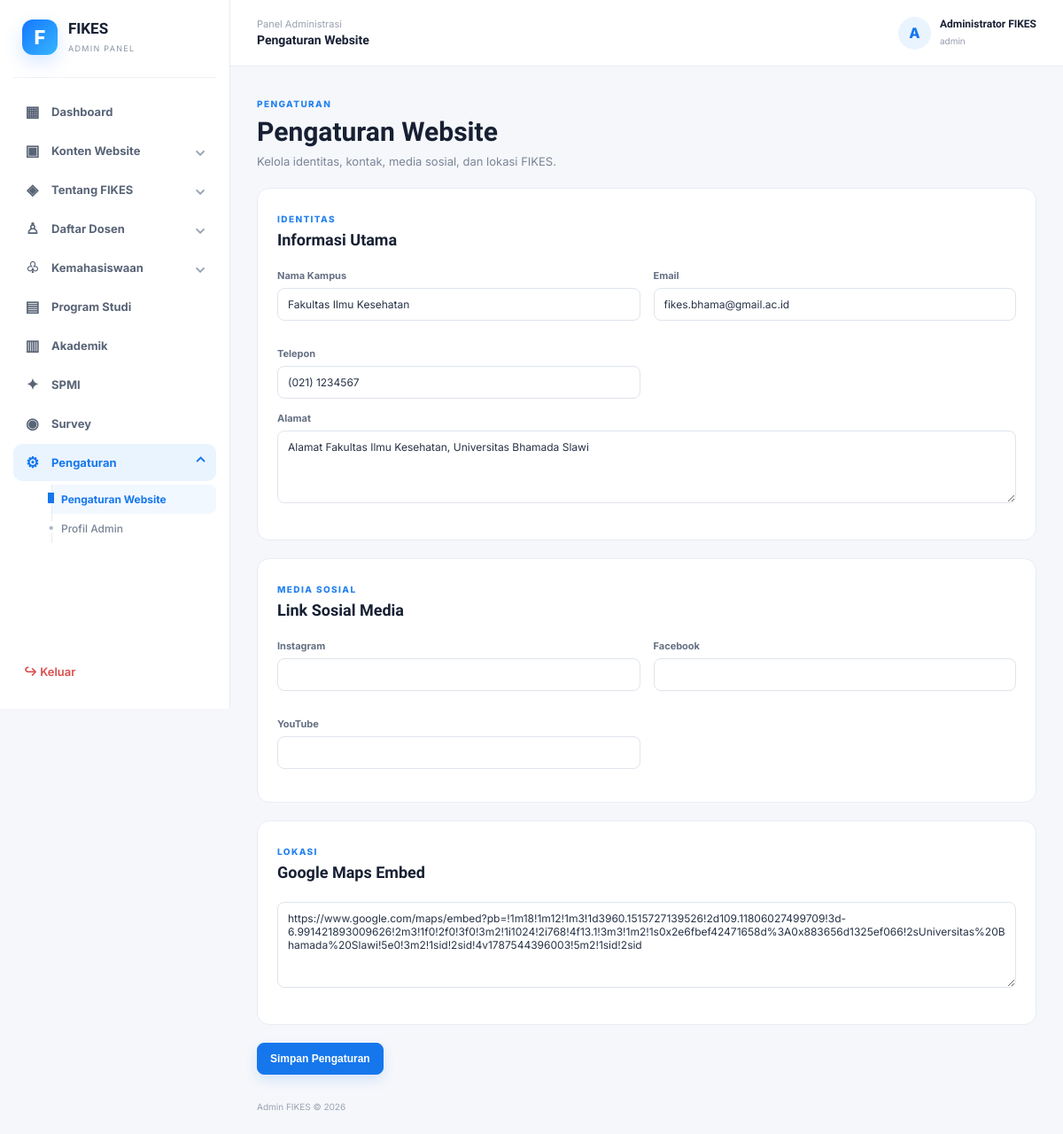
The app's page /admin/modules/pengaturan/index.php (signed in), older data.
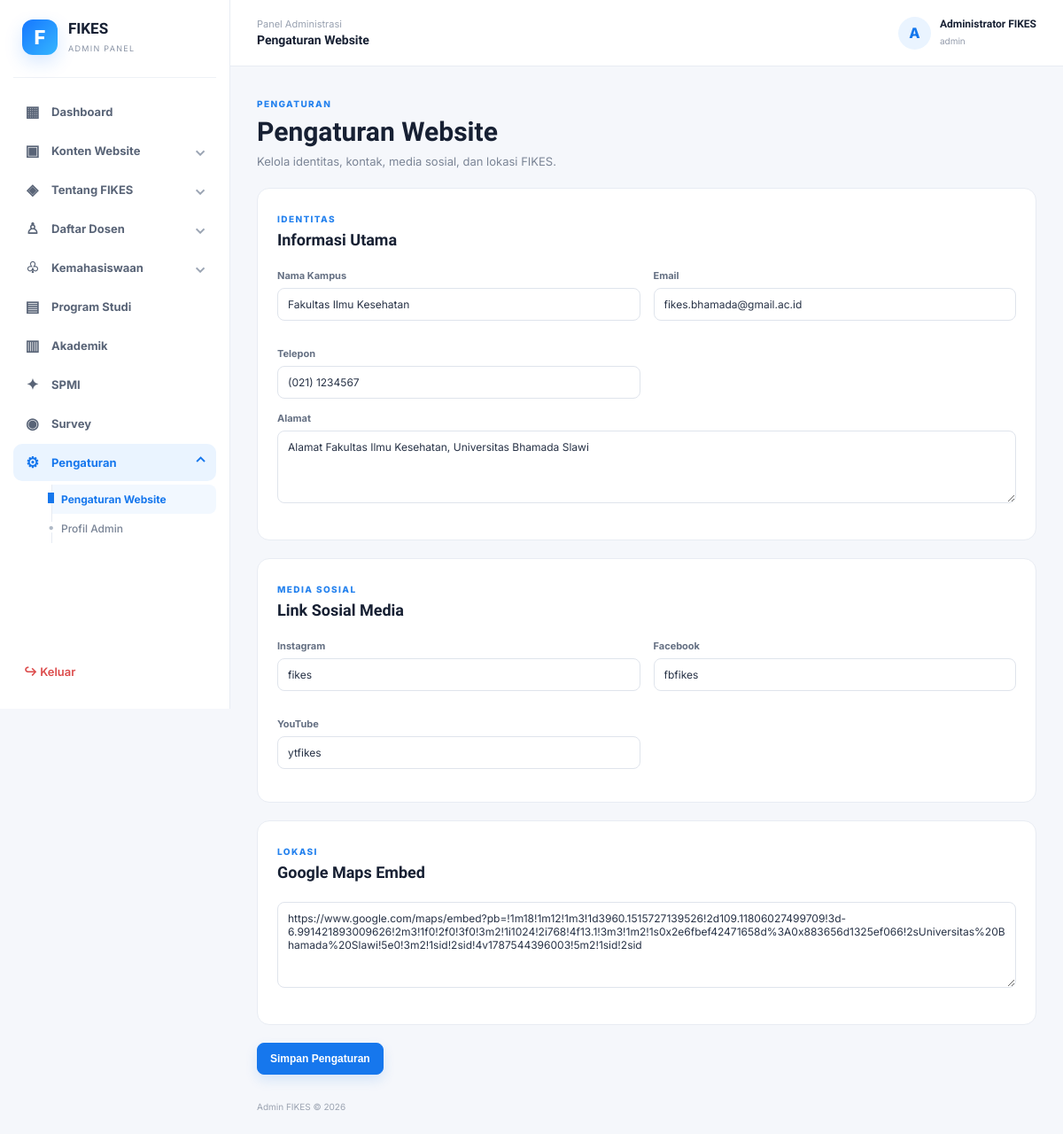
The same page, newer data.
### tables this page shows
CREATE TABLE `pengaturan` (
  `id` int(10) UNSIGNED NOT NULL,
  `nama_kampus` varchar(180) DEFAULT 'Fakultas Ilmu Kesehatan',
  `email` varchar(150) DEFAULT 'info@fikes.ac.id',
  `telepon` varchar(50) DEFAULT '(021) 1234567',
  `alamat` text DEFAULT NULL,
  `instagram` varchar(255) DEFAULT NULL,
  `facebook` varchar(255) DEFAULT NULL,
  `youtube` varchar(255) DEFAULT NULL,
  `maps_embed` text DEFAULT NULL
);

### admin/config/auth.php (called while the page is built, shortened)
<?php
function e($value)
{
  return htmlspecialchars($value ?? '', ENT_QUOTES, 'UTF-8');
}

### admin/modules/pengaturan/index.php (the view, shortened to what this page needs)
<?php
$page_title='Pengaturan Website'; require_once __DIR__.'/../../config/auth.php';
$d=$pdo->query("SELECT * FROM pengaturan WHERE id=1")->fetch();require __DIR__.'/../../includes/header.php';?>
<div class="page-head"><div><span class="eyebrow">PENGATURAN</span><h1>Pengaturan Website</h1><p>Kelola identitas, kontak, media sosial, dan lokasi FIKES.</p></div></div>
<form method="post"><div class="panel"><div class="panel-head"><div><span class="eyebrow">IDENTITAS</span><h2>Informasi Utama</h2></div></div><div class="form-grid"><div><label>Nama Kampus</label><input name="nama_kampus" value="<?=e($d['nama_kampus'])?>"></div><div><label>Email</label><input name="email" type="email" value="<?=e($d['email'])?>"></div><div><label>Telepon</label><input name="telepon" value="<?=e($d['telepon'])?>"></div></div><label>Alamat</label><textarea name="alamat" rows="4"><?=e($d['alamat'])?></textarea></div>
<div class="panel"><div class="panel-head"><div><span class="eyebrow">MEDIA SOSIAL</span><h2>Link Sosial Media</h2></div></div><div class="form-grid"><div><label>Instagram</label><input name="instagram" value="<?=e($d['instagram'])?>"></div><div><label>Facebook</label><input name="facebook" value="<?=e($d['facebook'])?>"></div><div><label>YouTube</label><input name="youtube" value="<?=e($d['youtube'])?>"></div></div></div>
<div class="panel"><div class="panel-head"><div><span class="eyebrow">LOKASI</span><h2>Google Maps Embed</h2></div></div><textarea name="maps_embed" rows="5"><?=e($d['maps_embed'])?></textarea></div><button class="btn primary">Simpan Pengaturan</button></form>
<?php require __DIR__.'/../../includes/footer.php';?>

Row changes from the older to the newer data that the page shows:
changed pengaturan "Fakultas Ilmu Kesehatan": email "fikes.bhama@gmail.ac.id" → "fikes.bhamada@gmail.ac.id"; instagram (not shown) → "fikes"; facebook (not shown) → "fbfikes"; youtube (not shown) → "ytfikes"
